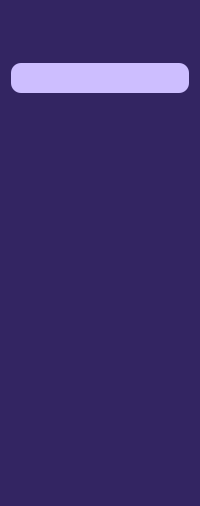
     <widget class="QWidget" name="widget" native="true">
      <property name="styleSheet">
       <string notr="true">QWidget{
background-color: #332562;
}

QPushButton{
color:white;
height:30px;
border : none;
border-radius:10px;
}

QPushButton:checked{
background-color:#CDBEFF;
color:#1F95EF;
font-weight:bold;
}</string>
      </property>
      <layout class="QVBoxLayout" name="verticalLayout_3">
       <property name="leftMargin">
        <number>11</number>
       </property>
       <property name="topMargin">
        <number>11</number>
       </property>
       <property name="rightMargin">
        <number>11</number>
       </property>
       <property name="bottomMargin">
        <number>11</number>
       </property>
       <item>
        <layout class="QHBoxLayout" name="horizontalLayout_2">
         <item>
          <widget class="QLabel" name="label">
           <property name="minimumSize">
            <size>
             <width>40</width>
             <height>40</height>
            </size>
           </property>
           <property name="maximumSize">
            <size>
             <width>40</width>
             <height>40</height>
            </size>
           </property>
           <property name="text">
            <string/>
           </property>
           <property name="pixmap">
            <pixmap resource="resources.qrc">:/resources/profile_pic.png</pixmap>
           </property>
           <property name="scaledContents">
            <bool>true</bool>
           </property>
          </widget>
         </item>
        </layout>
       </item>
       <item>
        <layout class="QVBoxLayout" name="verticalLayout">
         <property name="spacing">
          <number>15</number>
         </property>
         <property name="topMargin">
          <number>6</number>
         </property>
         <item>
          <widget class="QPushButton" name="dashboard1">
           <property name="text">
            <string/>
           </property>
           <property name="icon">
            <iconset resource="resources.qrc">
             <normaloff>:/resources/dashboard_white.png</normaloff>
             <normalon>:/resources/dashboard.png</normalon>:/resources/dashboard_white.png</iconset>
           </property>
           <property name="checkable">
            <bool>true</bool>
           </property>
           <property name="checked">
            <bool>true</bool>
           </property>
           <property name="autoExclusive">
            <bool>true</bool>
           </property>
          </widget>
         </item>
         <item>
          <widget class="QPushButton" name="create1">
           <property name="text">
            <string/>
           </property>
           <property name="icon">
            <iconset resource="resources.qrc">
             <normaloff>:/resources/tabs.png</normaloff>
             <normalon>:/resources/tabsbb.png</normalon>:/resources/tabs.png</iconset>
           </property>
           <property name="checkable">
            <bool>true</bool>
           </property>
           <property name="autoExclusive">
            <bool>true</bool>
           </property>
          </widget>
         </item>
         <item>
          <widget class="QPushButton" name="update1">
           <property name="text">
            <string/>
           </property>
           <property name="icon">
            <iconset resource="resources.qrc">
             <normaloff>:/resources/user-avatar.png</normaloff>
             <normalon>:/resources/user-avatarbb.png</normalon>:/resources/user-avatar.png</iconset>
           </property>
           <property name="checkable">
            <bool>true</bool>
           </property>
           <property name="autoExclusive">
            <bool>true</bool>
           </property>
          </widget>
         </item>
         <item>
          <widget class="QPushButton" name="delete1">
           <property name="text">
            <string/>
           </property>
           <property name="icon">
            <iconset resource="resources.qrc">
             <normaloff>:/resources/delete.png</normaloff>
             <normalon>resources/delete11.png</normalon>:/resources/delete.png</iconset>
           </property>
           <property name="checkable">
            <bool>true</bool>
           </property>
           <property name="autoExclusive">
            <bool>true</bool>
           </property>
          </widget>
         </item>
        </layout>
       </item>
       <item>
        <spacer name="verticalSpacer">
         <property name="orientation">
          <enum>Qt::Vertical</enum>
         </property>
         <property name="sizeHint" stdset="0">
          <size>
           <width>20</width>
           <height>231</height>
          </size>
         </property>
        </spacer>
       </item>
       <item>
        <widget class="QPushButton" name="pushButton_9">
         <property name="text">
          <string/>
         </property>
         <property name="icon">
          <iconset resource="resources.qrc">
           <normaloff>:/resources/log_out_white.png</normaloff>:/resources/log_out_white.png</iconset>
         </property>
         <property name="checkable">
          <bool>true</bool>
         </property>
        </widget>
       </item>
      </layout>
     </widget>
